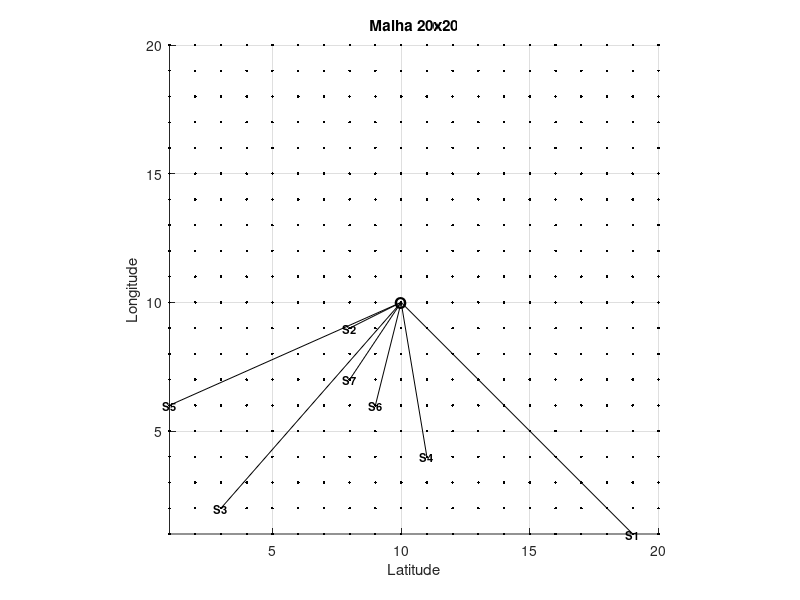

Recreate this plot in MATLAB.
clc
clear all
close all

% Definir o tamanho da nova grade e o número de estações
gridSize = 20;
numStations = 7;

% Criar matriz de coordenadas para a nova grade
[X, Y] = meshgrid(1:gridSize, 1:gridSize);

% Localização do epicentro
epicenterLocation = [10 10];

% Inicializar a figura
figure;
hold on;

% Plotar a nova grade
plot(X, Y, 'k.');

% Adicionar letra "O" (epicentro)
text(epicenterLocation(1), epicenterLocation(2), 'O', 'HorizontalAlignment', 'center', 'VerticalAlignment', 'middle', 'FontSize', 12, 'FontWeight', 'bold');

% Distribuir as estações aleatoriamente abaixo do epicentro
stationYValues = randi([1, epicenterLocation(2)-1], numStations, 1);

for i = 1:numStations
    stationX = randi([1, gridSize]);
    stationY = stationYValues(i);
    
    % Adicionar estação
    text(stationX, stationY, ['S' num2str(i)], 'HorizontalAlignment', 'center', 'VerticalAlignment', 'middle', 'FontSize', 8, 'FontWeight', 'bold');
    
    % Adicionar linha entre estação e epicentro
    line([stationX, epicenterLocation(1)], [stationY, epicenterLocation(2)], 'Color', 'k');
end

% Configurar eixos
axis equal;
xlim([1 gridSize]);
ylim([1 gridSize]);
title('Malha 20x20');
xlabel('Latitude');
ylabel('Longitude');

% Adicionar grade de células
grid on;

% Mostrar a nova malha
hold off;


